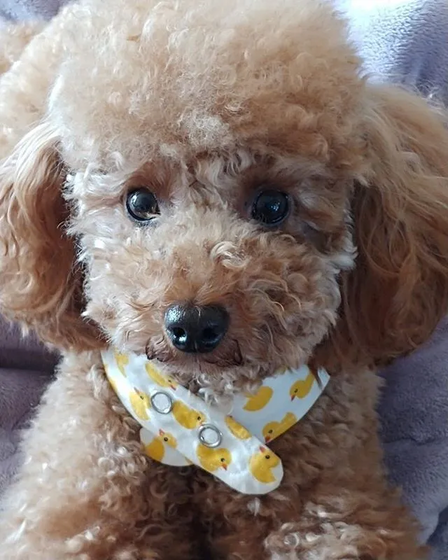
#> input picture minholly.png, 448 x 560 px, found by its file name
$ jupyter execute ImageToPencilSketch.ipynb
#> lines starting #> are read from the running program, lines starting #| are printed output that depends on the picture
Image To Pencil Sketch

Author: Lipika KS

Import Libraries

[cell 1]
from google.colab.patches import cv2_imshow
import cv2

Reading the Image

[cell 2]
img = cv2.imread('/content/minholly.png')
#> img is the input picture: shape (560, 448, 3); mean B, G, R 114.9, 120.7, 133.5
cv2_imshow(img)

Apply GrayScale

[cell 3]
img_gray = cv2.cvtColor(img, cv2.COLOR_BGR2GRAY)
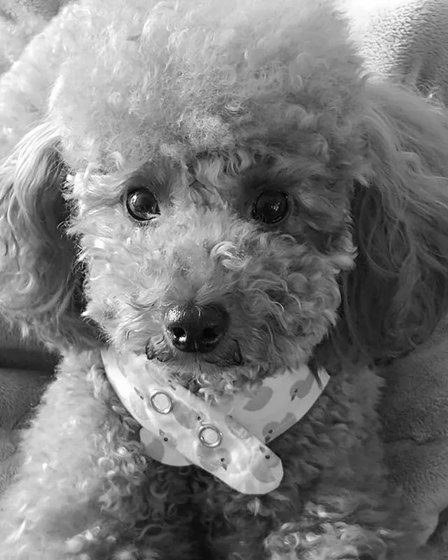
#> img_gray: shape (560, 448); min 0, max 255, mean 123.8
cv2_imshow(img_gray)

Invert Image

[cell 4]
img_invert = cv2.bitwise_not(img_gray)
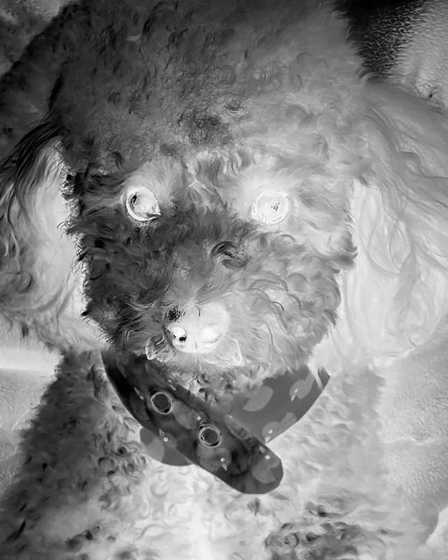
#> img_invert: shape (560, 448); min 0, max 255, mean 131.2
cv2_imshow(img_invert)

Blurring the Image by applying Gaussian filter to the inverted image

[cell 5]
img_smoothing = cv2.GaussianBlur(img_invert, (133, 133),sigmaX=0, sigmaY=0)
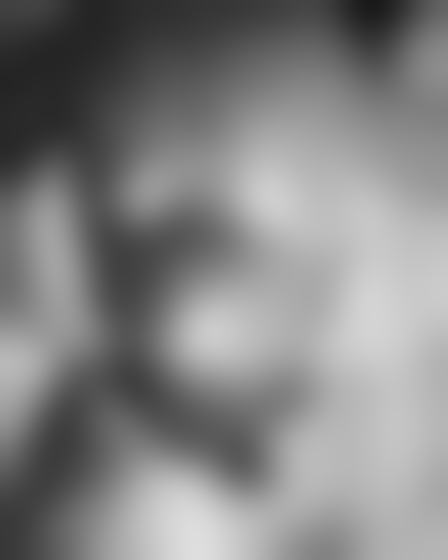
#> img_smoothing: shape (560, 448); min 26, max 222, mean 131.2
cv2_imshow(img_smoothing)

[cell 6]
def dodgeV2(x, y):                                  # dodging and merging
    return cv2.divide(x, 255 - y, scale=256)
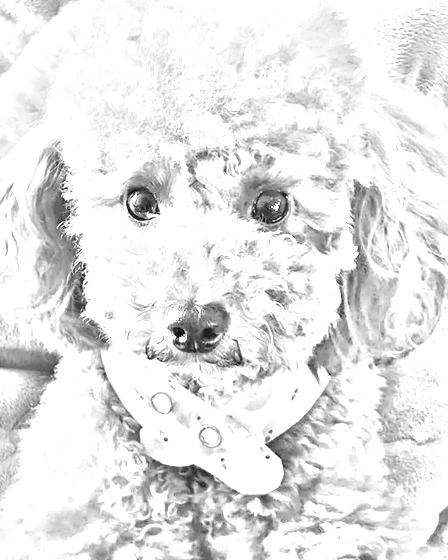
#> returned value: shape (560, 448); min 0, max 255, mean 230.7
